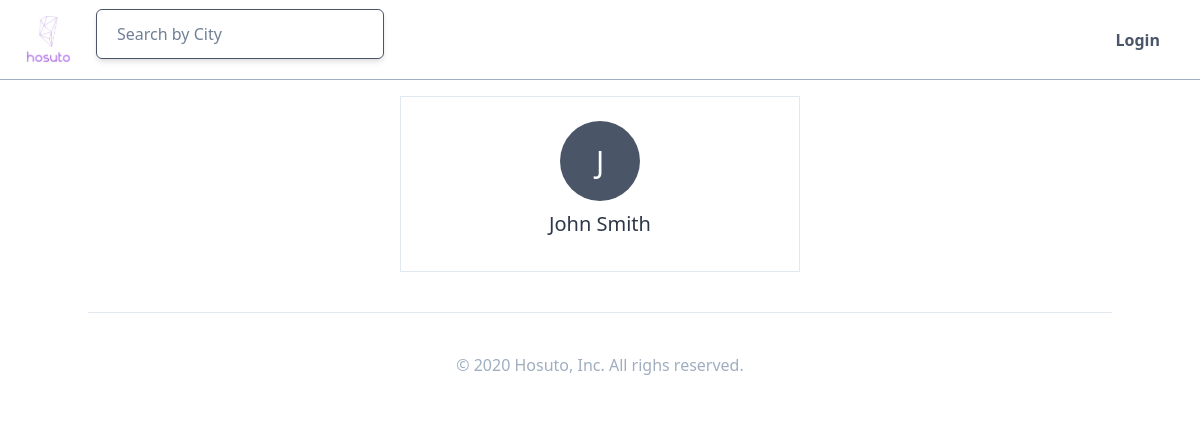
Before: /users/37/ with the older database file.
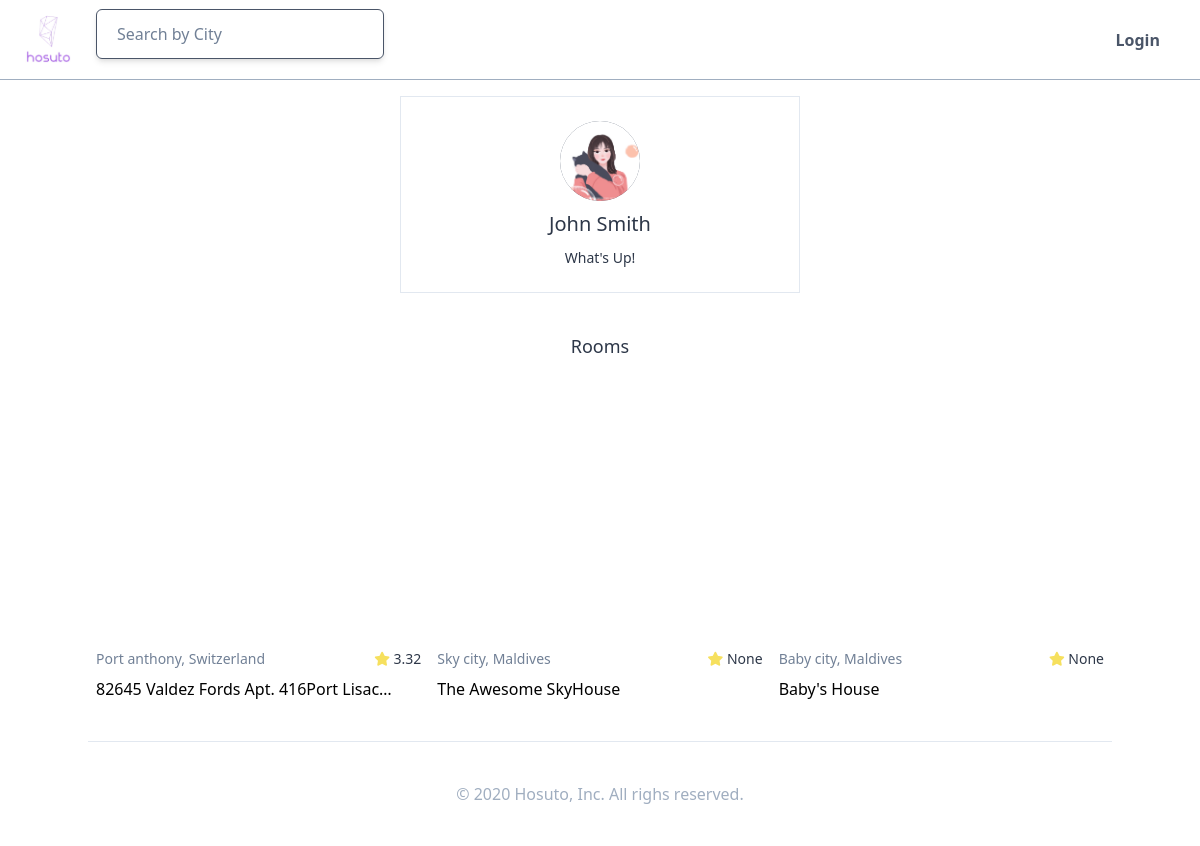
After: the same page with the newer database file.
### users/models.py (models this page shows, shortened)
class User(AbstractUser):
    GENDER_MALE = "male"
    GENDER_FEMALE = "female"
    GENDER_OTHER = "other"
    GENDER_CHOICES = ((GENDER_MALE, "Male"),(GENDER_FEMALE, "Female"),(GENDER_OTHER, "Other"),)
    LANGUAGE_EN = "english"
    LANGUAGE_SP = "spanish"
    LANGUAGE_CN = "chinese"
    LANGUAGE_KR = "korean"
    LANGUAGE_CHOICES = ((LANGUAGE_EN, "Englsih"),(LANGUAGE_SP, "Spanish"),(LANGUAGE_CN, "Chinese"),(LANGUAGE_KR, "Korean"),)
    CURRENCY_USD = "usd"
    CURRENCY_EUR = "eur"
    CURRENCY_CNY = "cny"
    CURRENCY_KRW = "krw"
    CURRENCY_CHOICES = ((CURRENCY_USD, "USD"),(CURRENCY_EUR, "EUR"),(CURRENCY_CNY, "CNY"),(CURRENCY_KRW, "KRW"))
    LOGIN_EMAIL = "email"
    LOGIN_GITHUB = "github"
    LOGIN_GOOGLE = "google"
    LOGIN_CHOICES = ((LOGIN_EMAIL, "Email"), (LOGIN_GITHUB, "Github"), (LOGIN_GOOGLE, "Google"),)
    avatar = models.ImageField(upload_to="avatars",  blank=True)
    gender = models.CharField(choices=GENDER_CHOICES, max_length=10, blank=True)
    bio = models.TextField(default="", blank=True)
    birthdate = models.DateField(null=True, blank=True)
    language = models.CharField(choices=LANGUAGE_CHOICES, max_length=10, blank=True)
    currency = models.CharField(choices=CURRENCY_CHOICES, max_length=10, blank=True)
    superhost = models.BooleanField(default=False)
    email_verified = models.BooleanField(default=False)
    email_secret = models.CharField(max_length=120, default="", blank=True)
    login_method = models.CharField(max_length=50, choices=LOGIN_CHOICES, default=LOGIN_EMAIL)
    objects = core_managers.CustomUserManager()

### rooms/models.py (models this page shows, shortened)
class Room(core_models.TimeStampedModel):
    name = models.CharField(max_length=120)
    description = models.TextField()
    country = CountryField()
    city = models.CharField(max_length=80)
    price = models.IntegerField()
    address = models.CharField(max_length=150)
    guests = models.IntegerField()
    beds = models.IntegerField()
    bedrooms = models.IntegerField()
    baths = models.IntegerField()
    check_in = models.TimeField()
    check_out = models.TimeField()
    instant_book = models.BooleanField(default=False)
    host = models.ForeignKey(user_models.User, related_name="rooms", on_delete=models.CASCADE)
    room_type = models.ForeignKey(RoomType, related_name="rooms", on_delete=models.SET_NULL, null=True)
    amenities = models.ManyToManyField(Amenity, related_name="rooms", blank=True)
    facilities = models.ManyToManyField(Facility, related_name="rooms", blank=True)
    house_rules = models.ManyToManyField(HouseRule, related_name="rooms", blank=True)
    def total_rating(self):
        all_reviews = self.reviews.all()
        all_ratings = 0
        if len(all_reviews) > 0:
            for review in all_reviews:
                all_ratings += review.rating_average()
            return round(all_ratings / len(all_reviews), 2)
    def first_photo(self):
        try:
            photo, = self.photos.all()[:1]
            return photo.file.url
        except ValueError:
            return None

class Photo(core_models.TimeStampedModel):
    caption = models.CharField(max_length=80)
    file = models.ImageField(upload_to="room-photos")
    room = models.ForeignKey("Room", related_name="photos", on_delete=models.CASCADE)

### reviews/models.py (models this page shows, shortened)
class Review(core_models.TimeStampedModel):
    review = models.TextField()
    accuracy = models.IntegerField(validators=[MinValueValidator(1), MaxValueValidator(5)])
    communication = models.IntegerField(validators=[MinValueValidator(1), MaxValueValidator(5)])
    cleanliness = models.IntegerField(validators=[MinValueValidator(1), MaxValueValidator(5)])
    value = models.IntegerField(validators=[MinValueValidator(1), MaxValueValidator(5)])
    user = models.ForeignKey("users.User", related_name="reviews", on_delete=models.CASCADE)
    room = models.ForeignKey("rooms.Room", related_name="reviews", on_delete=models.CASCADE)
    def rating_average(self):
        average = (self.accuracy + self.communication + self.cleanliness + self.value)/4
        return round(average, 2)
    rating_average.short_description = "Avg."
    class Meta:
        ordering = ("-created",)

### users/views.py (the view)
# urls.py: path("<int:pk>/", views.UserProfileView.as_view(), name="profile"),
class UserProfileView(DetailView):
    model = User
    context_object_name = "user_obj"
    def get_context_data(self, **kwargs):
        context = super().get_context_data(**kwargs)
        return context

### templates/users/user_detail.html (shortened to what this page needs)
{% extends 'base.html' %}
{% load static %}
{% block content %}
    <div class="container xl:w-1/4 lg:w-1/3 md:w-1/2 mx-auto mt-24 mb-10 flex flex-col items-center p-6 border">
        {% include 'mixins/user_avatar.html' with user=user_obj %}
        <span class="text-xl mt-2">{{user_obj.first_name}} {{user_obj.last_name}}</span>
        <span class="mt-2 text-sm">{{user_obj.bio}}</span>
    </div>
    <div class="container mx-auto">
        {% if user_obj.rooms.count > 0 %}
            <div class="container flex flex-col items-center">
                <h3 class="mb-6 text-lg">Rooms</h3>
                <div class="flex w-full flex-wrap">
                    {% for room in user_obj.rooms.all %}
                        {% include 'mixins/room_card.html' with room=room %}
                    {% endfor %}
                </div>
            </div>
        {% endif %}
    </div>
{% endblock %}

### templates/mixins/user_avatar.html
<div class="{{h|default:'h-20'}} {{w|default:'w-20'}} bg-gray-700 rounded-full text-white flex justify-center items-center overflow-hidden">
    {% if user.avatar %}
        <img class="w-full h-full" src="{{user.avatar.url}}">
    {% else %}
        <span class="{{text|default:'text-3xl'}}">{{user.first_name|first}}</span>
    {% endif %}
</div>

### templates/mixins/room_card.html
<div class="xl:w-1/4 lg:w-1/3 md:w-1/2 sm:w-1/2 w-11/12 mb-10 px-2 mx-auto">
    <a href="{% url 'rooms:detail' room.pk %}">
        <div class="w-full h-64 bg-cover bg-center rounded-md mb-2" style="background-image: url({{room.first_photo}});">
        </div>
        <div class="flex justify-between mb-2">
            <span class="text-sm text-gray-600 w-9/12 block truncate">
                {{room.city}}, {{room.country.name}}
            </span>
            <span class="text-sm">
                <i class="fas fa-star text-yellow-400 text-s"></i> {{room.total_rating}}
            </span>
        </div>
        <span class="text-black w-11/12 block truncate">{{room.name}}</span>
    </a>
</div>

Changed rows visible on the page:
changed User "John": avatar: picture added; bio (not shown) → "What's Up!"; avatar empty → "avatars/orangetea.png" (drawn); first_name|first "J" → (not shown)
now on this page (row edited): Room: city "Port anthony", country.name "Switzerland", total_rating "3.32", name "82645 Valdez Fords Apt. 416Port Lisac…"
added Room: city "Sky city", country.name "Maldives", total_rating "None", name "The Awesome SkyHouse"
added Room: city "Baby city", country.name "Maldives", total_rating "None", name "Baby's House"
Other visible differences:
text now shown: "Rooms"
